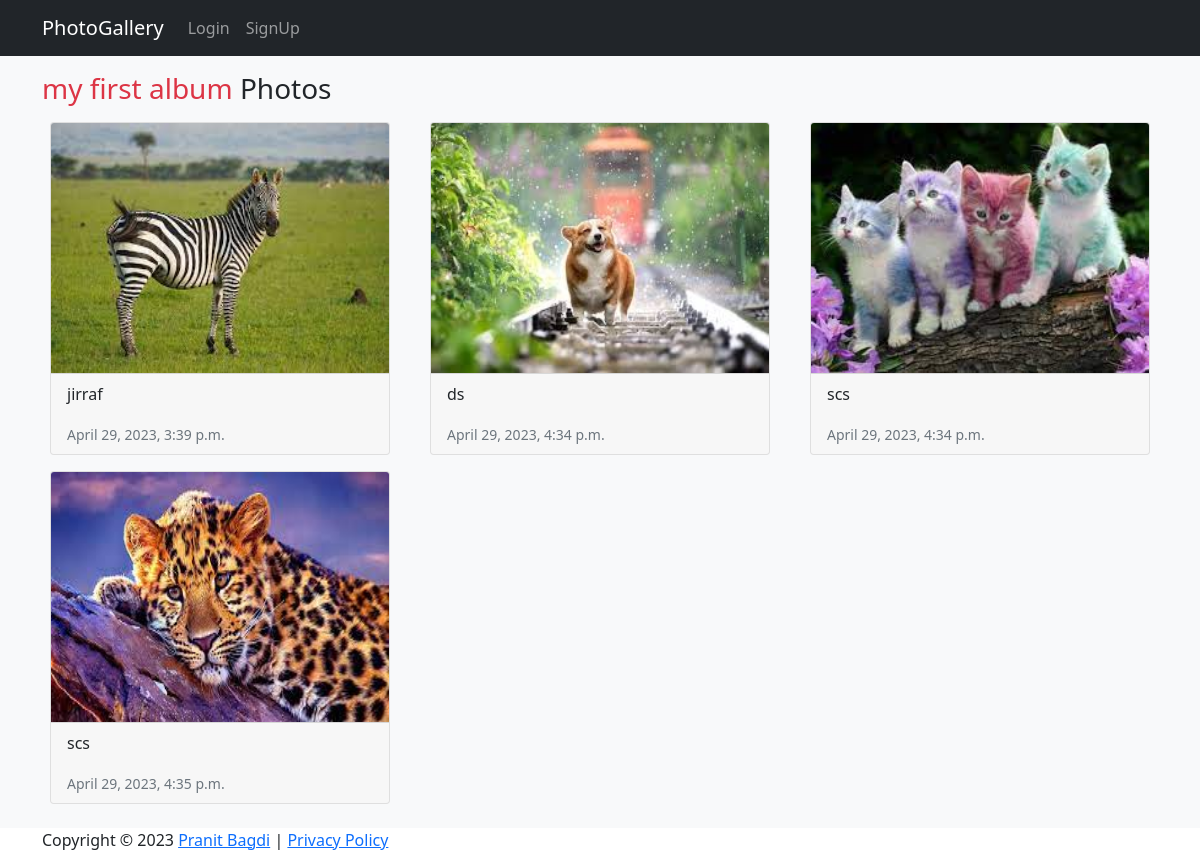
The app's page /photos/1 with its own data.
### pvapp/models.py (models this page shows, shortened)
class Album(models.Model):
    album_image=models.ImageField(upload_to="album_img/",null=True)
    user=models.ForeignKey(User, on_delete=models.CASCADE)
    title=models.CharField(max_length=150)
    status=models.BooleanField(default=True)
    date=models.DateTimeField(auto_now_add=True)

class Photo(models.Model):
    album=models.ForeignKey(Album, on_delete=models.CASCADE,null=True)
    image=models.ImageField(upload_to="photos/")
    date=models.DateTimeField(auto_now_add=True)
    lable=models.CharField(max_length=100)

### pvapp/views.py (the view)
# urls.py: path('photos/<int:album_id>',views.photos,name='photos'),
def photos(request,album_id):
    album=Album.objects.get(id=album_id)
    data=Photo.objects.filter(album=album)
    return render(request,'photos-list.html',{'data':data,'album':album})

### pvapp/templates/photos-list.html
{% extends 'base.html' %}
{% block content %}
<main>
  <div class="album py-3 bg-light">
    <div class="container">
      <h3><span class="text-danger">{{album.title}}</span> Photos</h3>
      <div class="row">
        {% if data %}
        {% for photo in data %}
        <div class="col-sm-4">
          <div class="card m-2">
            <img src="{{photo.image.url}}" alt="" class="card-img-top" height="250px">
            <div class="card-footer">
              <p class="card-text">{{photo.lable}}</p><small class="text-muted">{{photo.date}}</small>
            </div>
          </div>
        </div>
        {% endfor %}
        {% endif %}
      </div>
    </div>
  </div>
</main>
{% endblock %}

### pvapp/templates/base.html (shortened to what this page needs)
{% load static %}
<!doctype html>
<html lang="en">
  <head>
<link href="{% static 'css/bootstrap.min.css' %}" type="text/css" rel="stylesheet" />
  </head>
  <body>
<nav class="navbar navbar-expand-lg navbar-dark bg-dark">
  <div class="container">
    <a class="navbar-brand" href="{% url 'home' %}">PhotoGallery</a>
    <div class="collapse navbar-collapse" id="navbarNavAltMarkup">
      <div class="navbar-nav">
        {% if user.is_authenticated %}
        <a class="nav-link" href="{% url 'dashboard' %}">Dashboard</a>
        <a class="nav-link" href="{% url 'video-albums' %}">Video Dashboard</a>
        <a class="nav-link" href="{% url 'user-albums' %}">Picture Dashboard</a>
        <a class="nav-link" href="{% url 'logout' %}">Logout</a>
        {% else %}
        <a class="nav-link" href="{% url 'login' %}">Login</a>
        <a class="nav-link" href="{% url 'signup' %}">SignUp</a>
        {% endif %}
      </div>
    </div>
  </div>
</nav>
{% block content %}
{% endblock %}
</body>
<div class="templatemo_footerwrapper">
  <div class="container">
      <div class="row">
          <div class="col-md-9">
          Copyright &copy; 2023 <a href="#">Pranit Bagdi</a>          |
          <a href="#">Privacy Policy</a>
          </div>
          <div class="col-md-3">
          </div>
      </div>
  </div>
</div>
</html>

### records on screen
Album: title "my first album"
Photo: image (picture), lable "jirraf", date "April 29, 2023, 3:39 p.m."
Photo: image (picture), lable "ds", date "April 29, 2023, 4:34 p.m."
Photo: image (picture), lable "scs", date "April 29, 2023, 4:34 p.m."
Photo: image (picture), lable "scs", date "April 29, 2023, 4:35 p.m."
